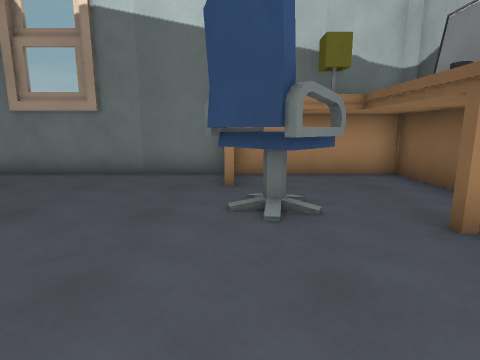
view 1 (above)

16 first-person views from a walk through a level from a Godot 3-D game. The camera is 1.2 m above the floor, tilts 10° down and sees 80° across. Doors that lead somewhere are drawn open, without their leaves. The floor is counted in squares, 1 m on a side. Each view is taken from the middle of a square. On the plan, view 1 faces up. The plan holds only what a view shows up to about 13 squares ahead; the rest is blank. The place goes on beyond the plan. Surface patterns are stand-ins for the level's own textures.

view 2
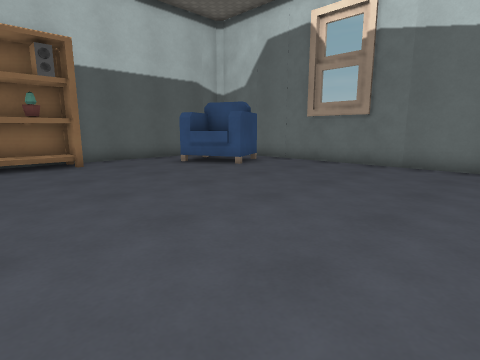

view 3
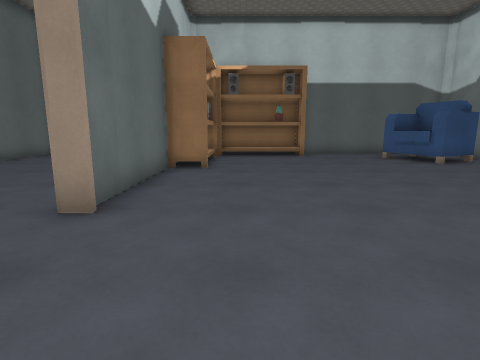

view 4
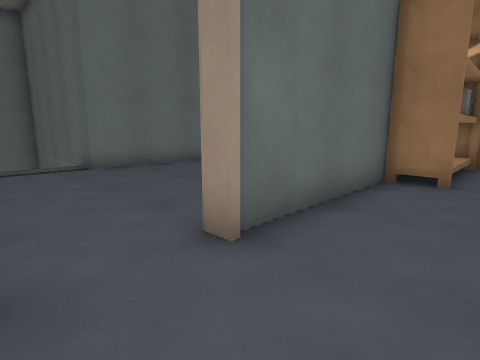

view 5
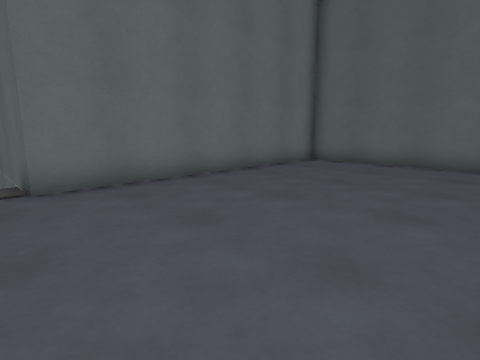

view 6
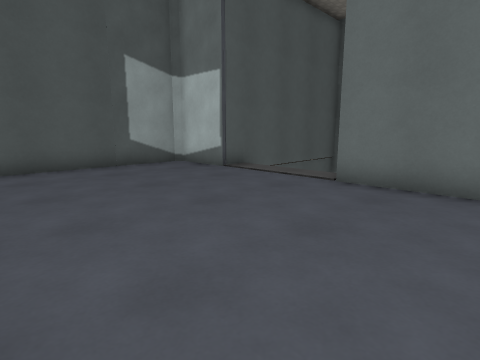

view 7
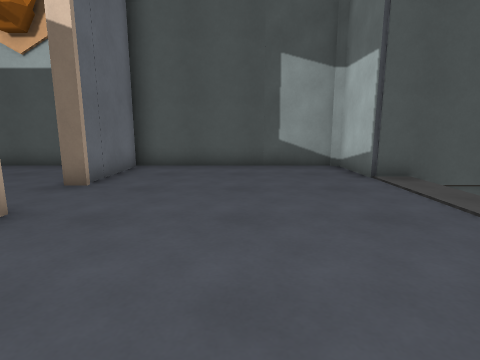

view 8
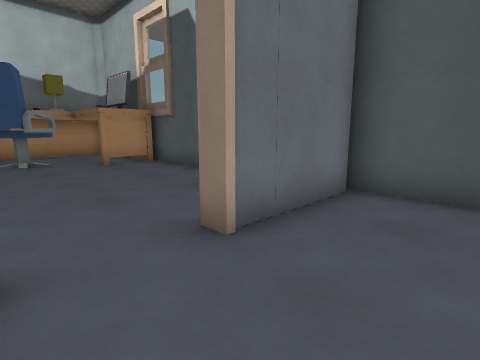

view 9
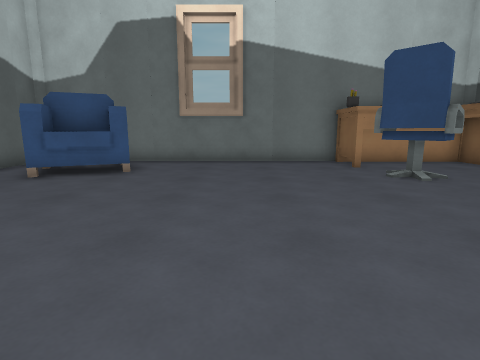

view 10
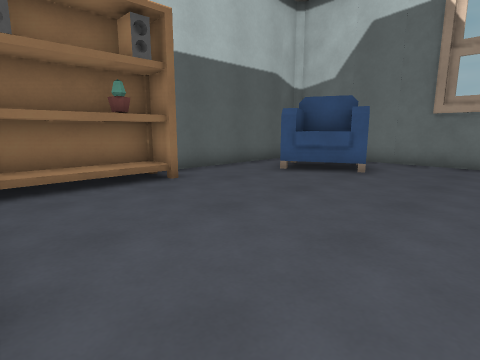

view 11
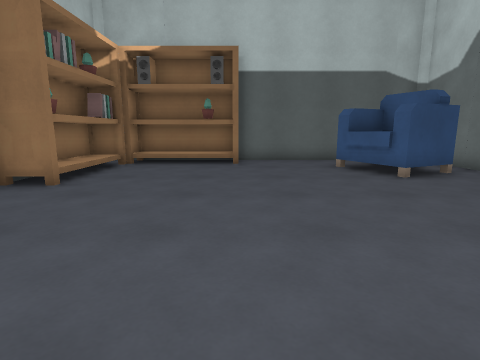

view 12
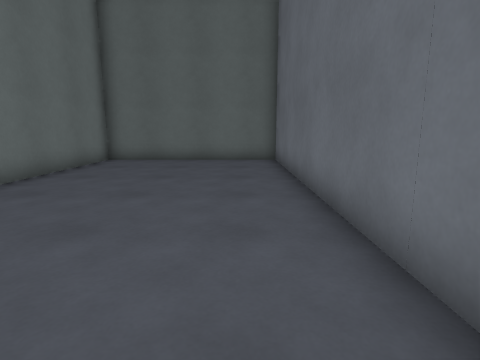

view 13
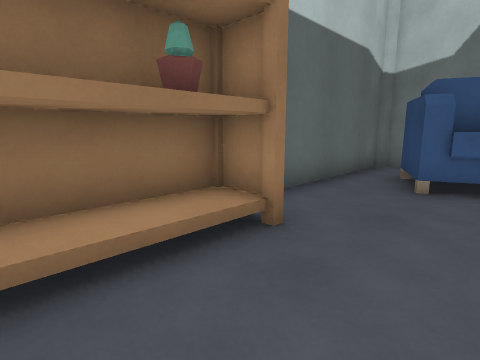

view 14
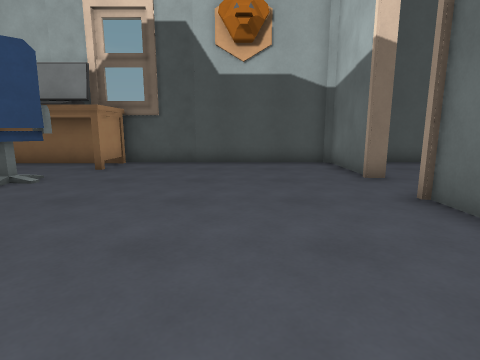

view 15
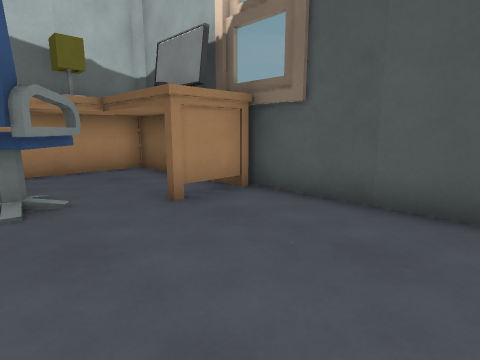

view 16
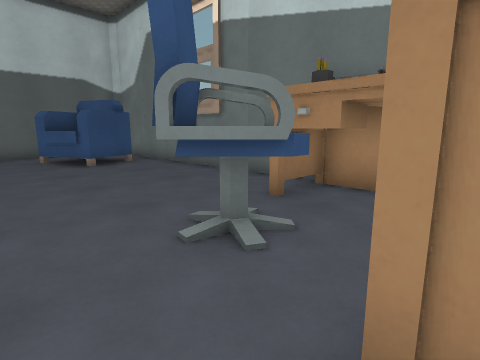

### Floor plan
Points are (right, up) in squares from view 1. A wall is a line through its corners. A room is listed if a view was taken in it or the views show most of it. See-through windows are left out.
Room 1 (views 1, 2, 3, 4, 5, 6, 7, 8, 9, 10, 11, 12, 13, 14, 15, 16)
walls: (-6.2, -4.3) (-1, -4.3) (-1, -4.6) (-6.5, -4.6); (-9.4, -4.6) (-11.5, -4.6) (-11.5, -11.3) (-1.9, -11.3) (-1.9, -13); (4.5, -4.6) (1.1, -4.6) (1.1, -4.3) (4.4, -4.3) (4.7, -4.1); (4.5, 3.2) (2.6, 3.2) (2.6, 6.1) (0.5, 6.1); (-0.3, 8.1) (-11.5, 8.1) (-11.5, 0.9); (3, 7.8) (-0.2, 7.8); (2, -15.5) (2, -11.3) (4.4, -11.3) (4.6, -11) (4.6, 3.5)
ways out: open door at (0, -4.2)
objects: bookshelf (-11, -3) to (-11, -1); plant (-11, 0); bookshelf (-11, 1) to (-10, 1); chair (-10, 4) to (-7, 7); books (-9, -4); bookshelf (-9, -4) to (-7, -3); other object (-7, -4); chair (0, 4) to (1, 5); drawers (0, 6); other object (0, 7)

Positions as (right, up) in squares from view 1, and headings:
1: (0, 0), facing up
2: (0, -2), facing up-left
3: (3, -2), facing left
4: (1, -2), facing down-left
5: (-1, -5), facing down-left
6: (-5, -5), facing down-right
7: (-5, -8), facing right
8: (-1, -7), facing up-right
9: (-4, -3), facing up
10: (-4, -3), facing up-left
11: (0, 1), facing left
12: (0, -6), facing left
13: (-8, -2), facing up-left
14: (-6, -1), facing right
15: (0, -1), facing up-right
16: (3, 2), facing up-left
